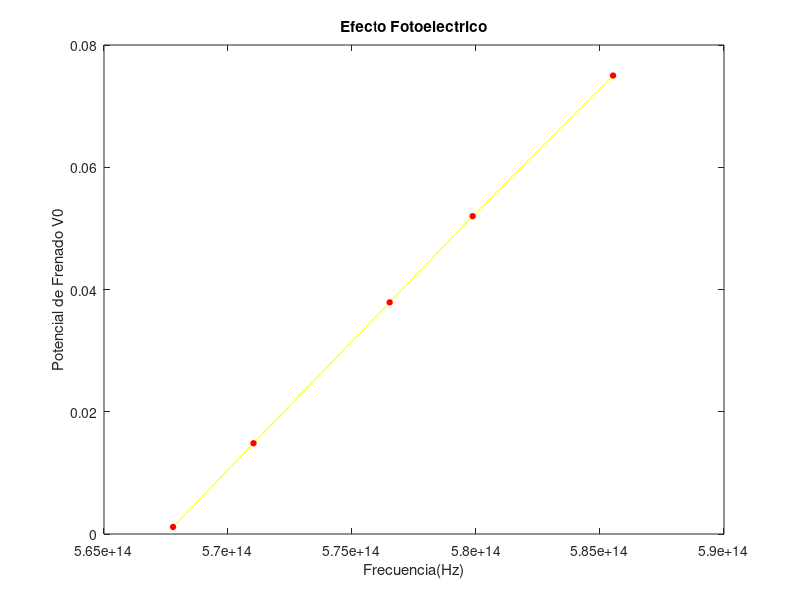

The MATLAB source for this figure:

c = 2.9979 * 10^8; %Velocidad de la luz

l = [512 517 520 525 528]* 10^-9; %Longitudes de onda de los diferentes testeos

vs = [0.075 0.052 0.0379 0.01485 0.00115]; %Potencial de frenado

f = c./l;   %Frecuencia 

%grafica Frecuencia-frenado

plot(f,vs, 'yellow')
hold on
plot(f,vs,'ro','markersize',4,'markeredgecolor','r','markerfacecolor','r')
xlabel('Frecuencia(Hz)')
ylabel('Potencial de Frenado V0')
title('Efecto Fotoelectrico')
hold off

e = 1.6 * 10^-19; %Carga neta del electron

%Ajuste lineal con m = 4.166e-15

m = 4.169 * 10^-15;

h = m * e; %Constante de planck







